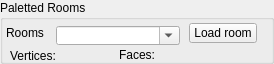
    <widget class="QGroupBox" name="IDC_STATIC_9">
      <property name="geometry">
        <rect>
          <x>12</x>
          <y>612</y>
          <width>274</width>
          <height>64</height>
        </rect>
      </property>
      <property name="title">
        <string>Paletted Rooms</string>
      </property>
      <property name="visible">
        <bool>true</bool>
      </property>
      <property name="enabled">
        <bool>true</bool>
      </property>
      <property name="flat">
        <bool>false</bool>
      </property>
      <widget class="QPushButton" name="IDC_LOAD_ROOM">
        <property name="geometry">
          <rect>
            <x>189</x>
            <y>23</y>
            <width>68</width>
            <height>20</height>
          </rect>
        </property>
        <property name="text">
          <string>Load room</string>
        </property>
        <property name="visible">
          <bool>true</bool>
        </property>
        <property name="enabled">
          <bool>true</bool>
        </property>
        <property name="default">
          <bool>false</bool>
        </property>
        <property name="autoDefault">
          <bool>false</bool>
        </property>
      </widget>
      <widget class="QLabel" name="IDC_STATIC_10">
        <property name="geometry">
          <rect>
            <x>6</x>
            <y>26</y>
            <width>41</width>
            <height>13</height>
          </rect>
        </property>
        <property name="text">
          <string>Rooms</string>
        </property>
        <property name="visible">
          <bool>true</bool>
        </property>
        <property name="enabled">
          <bool>true</bool>
        </property>
        <property name="alignment">
          <set>Qt::AlignLeft</set>
        </property>
      </widget>
      <widget class="QComboBox" name="IDC_ROOM_PULLDOWN">
        <property name="maxVisibleItems">
          <number>17</number>
        </property>
        <property name="geometry">
          <rect>
            <x>56</x>
            <y>26</y>
            <width>124</width>
            <height>19</height>
          </rect>
        </property>
        <property name="visible">
          <bool>true</bool>
        </property>
        <property name="enabled">
          <bool>true</bool>
        </property>
        <property name="editable">
          <bool>true</bool>
        </property>
      </widget>
      <widget class="QLabel" name="IDC_PALETTE_FACE_COUNT">
        <property name="geometry">
          <rect>
            <x>119</x>
            <y>48</y>
            <width>95</width>
            <height>13</height>
          </rect>
        </property>
        <property name="text">
          <string>Faces:</string>
        </property>
        <property name="visible">
          <bool>true</bool>
        </property>
        <property name="enabled">
          <bool>true</bool>
        </property>
        <property name="alignment">
          <set>Qt::AlignLeft</set>
        </property>
      </widget>
      <widget class="QLabel" name="IDC_PALETTE_VERTEX_COUNT">
        <property name="geometry">
          <rect>
            <x>10</x>
            <y>49</y>
            <width>95</width>
            <height>13</height>
          </rect>
        </property>
        <property name="text">
          <string>Vertices:</string>
        </property>
        <property name="visible">
          <bool>true</bool>
        </property>
        <property name="enabled">
          <bool>true</bool>
        </property>
        <property name="alignment">
          <set>Qt::AlignLeft</set>
        </property>
      </widget>
    </widget>
